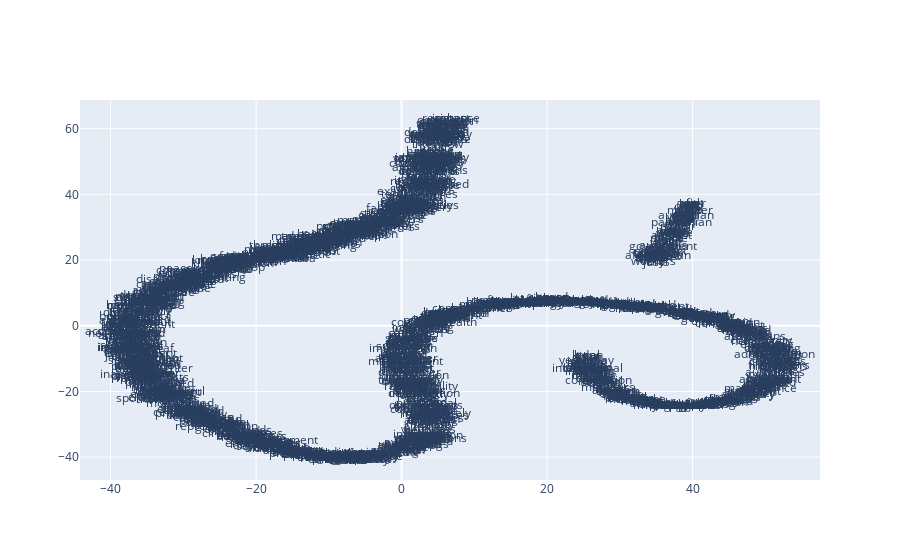

Source (notebook cell):
### Markdown cell above
Визуализируем окружение слов:

### Code cell
from sklearn.decomposition import IncrementalPCA    # inital reduction
from sklearn.manifold import TSNE                   # final reduction
import numpy as np                                  # array handling


def reduce_dimensions(model):
    num_dimensions = 2  # final num dimensions (2D, 3D, etc)

    vectors = [] # positions in vector space
    labels = [] # keep track of words to label our data again later
    for word in model.wv.vocab:
        vectors.append(model.wv[word])
        labels.append(word)

    # convert both lists into numpy vectors for reduction
    vectors = np.asarray(vectors)
    labels = np.asarray(labels)

    # reduce using t-SNE
    vectors = np.asarray(vectors)
    tsne = TSNE(n_components=num_dimensions, random_state=0)
    vectors = tsne.fit_transform(vectors)

    x_vals = [v[0] for v in vectors]
    y_vals = [v[1] for v in vectors]
    return x_vals, y_vals, labels


x_vals, y_vals, labels = reduce_dimensions(model)

def plot_with_plotly(x_vals, y_vals, labels, plot_in_notebook=True):
    from plotly.offline import init_notebook_mode, iplot, plot
    import plotly.graph_objs as go

    trace = go.Scatter(x=x_vals, y=y_vals, mode='text', text=labels)
    data = [trace]

    if plot_in_notebook:
        init_notebook_mode(connected=True)
        iplot(data, filename='word-embedding-plot')
    else:
        plot(data, filename='word-embedding-plot.html')


def plot_with_matplotlib(x_vals, y_vals, labels):
    import matplotlib.pyplot as plt
    import random

    random.seed(0)

    plt.figure(figsize=(12, 12))
    plt.scatter(x_vals, y_vals)

    #
    # Label randomly subsampled 25 data points
    #
    indices = list(range(len(labels)))
    selected_indices = random.sample(indices, 25)
    for i in selected_indices:
        plt.annotate(labels[i], (x_vals[i], y_vals[i]))

try:
    get_ipython()
except Exception:
    plot_function = plot_with_matplotlib
else:
    plot_function = plot_with_plotly

plot_function(x_vals, y_vals, labels)

### Figure 1 — Plotly figure (JSON) as saved in the notebook; plotly's stock layout.template omitted (floating-point values rounded to 4 significant figures; data arrays with more than 128 entries replaced by an {"elided": "..."} marker saying what was removed)
{"data": [{"mode": "text", "text": {"elided": "1750 str values"}, "x": {"elided": "1750 float values"}, "y": {"elided": "1750 float values"}, "type": "scatter"}], "layout": {}}
